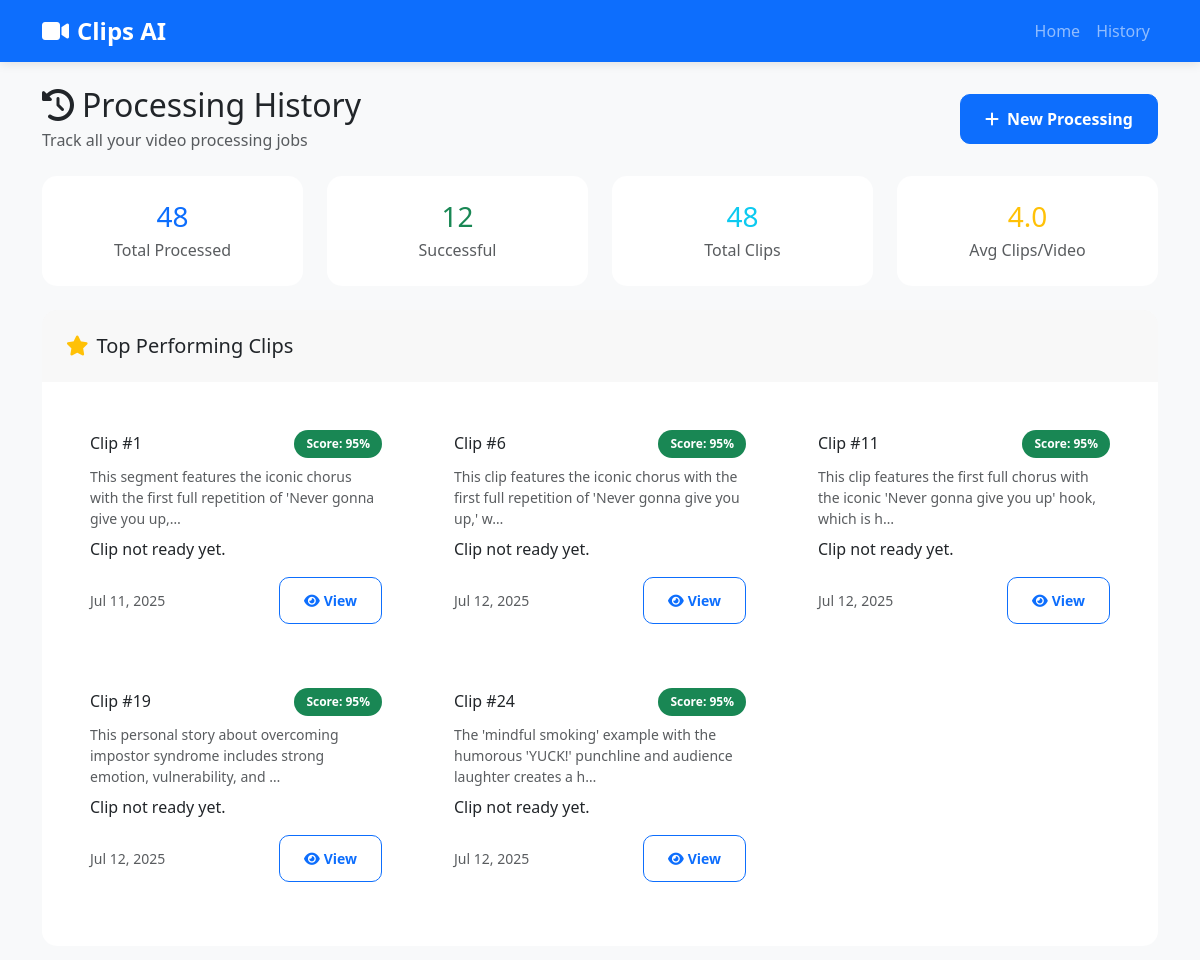
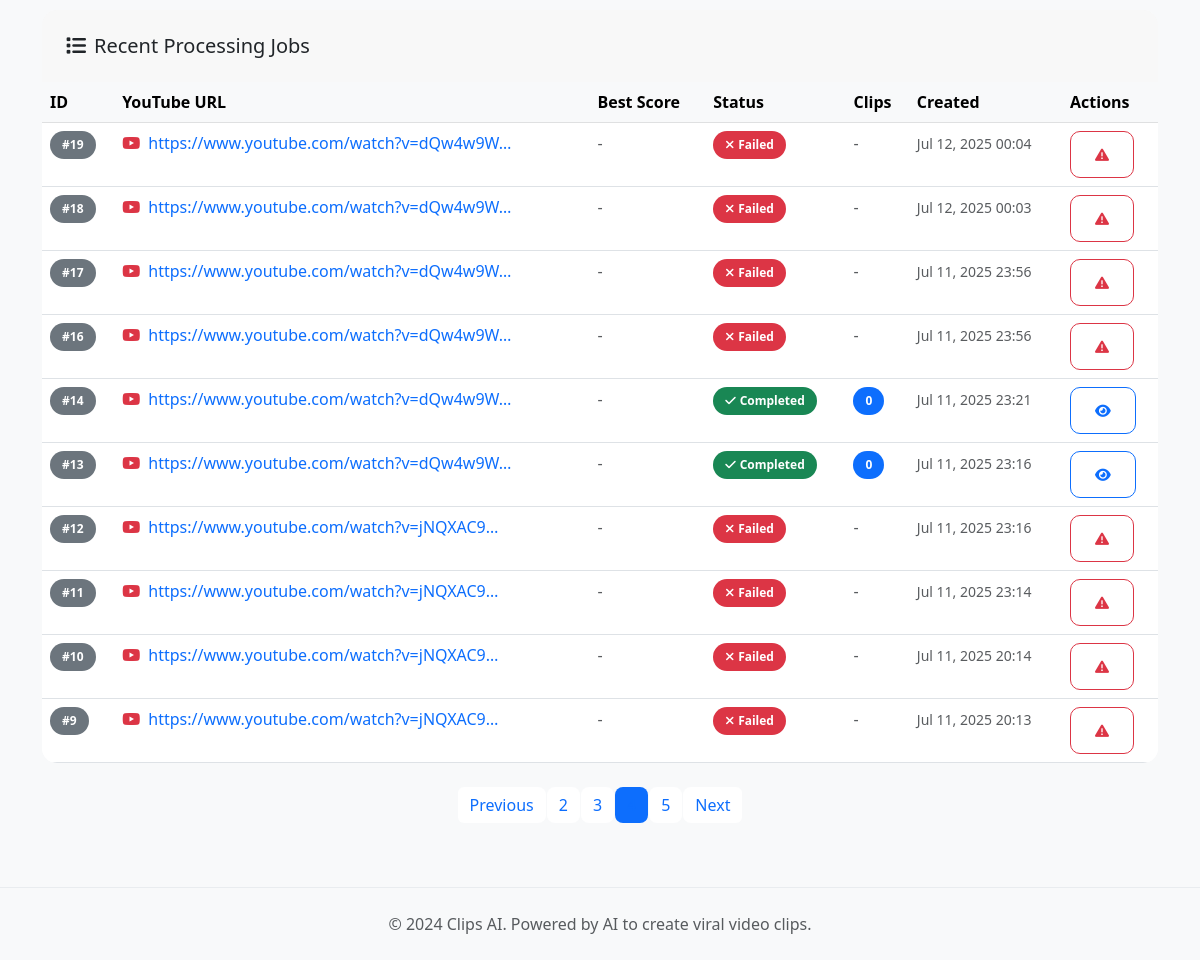
The app's page /history/?page=4 with its own data (2 pictures, top to bottom).
### core/models.py (models this page shows, shortened)
class ViralClip(models.Model):
    video_processing = models.ForeignKey(VideoProcessing, on_delete=models.CASCADE, related_name='clips')
    start_timestamp = models.FloatField(help_text="Start time in seconds")
    end_timestamp = models.FloatField(help_text="End time in seconds")
    justification = models.TextField(help_text="Why this moment is viral")
    emotional_keywords = models.JSONField(default=list, blank=True)
    urgency_indicators = models.JSONField(default=list, blank=True)
    virality_score = models.IntegerField(help_text="Score from 0-100", null=True, blank=True)
    clip_url = models.URLField(max_length=500, blank=True, null=True)
    preview_url = models.URLField(max_length=500, blank=True, null=True)
    created_at = models.DateTimeField(default=timezone.now)
    class Meta:
        ordering = ['-virality_score', '-created_at']

class VideoProcessing(models.Model):
    youtube_url = models.URLField(max_length=500)
    clip_duration = models.IntegerField(help_text="Duration in seconds")
    created_at = models.DateTimeField(default=timezone.now)
    status = models.CharField(max_length=20, choices=[
        ('pending', 'Pending'),
        ('processing', 'Processing'),
        ('completed', 'Completed'),
        ('failed', 'Failed')
    ], default='pending')
    error_message = models.TextField(blank=True, null=True)

### core/views.py (the view)
# urls.py: path('history/', views.history, name='history'),
def history(request):
    video_processings = VideoProcessing.objects.annotate(
        best_score=models.Max('clips__virality_score'),
        clip_count=models.Count('clips')
    ).order_by('-best_score', '-created_at')
    paginator = Paginator(video_processings, 10)  # 10 items per page
    page_number = request.GET.get('page')
    page_obj = paginator.get_page(page_number)
    total_processed = VideoProcessing.objects.count()
    successful_processings = VideoProcessing.objects.filter(status='completed').count()
    total_clips = ViralClip.objects.count()
    avg_clips_per_video = total_clips / successful_processings if successful_processings > 0 else 0
    top_clips = ViralClip.objects.order_by('-virality_score')[:5]
    context = {
        'video_processings': page_obj,
        'total_processed': total_processed,
        'successful_processings': successful_processings,
        'total_clips_generated': total_clips,
        'avg_clips_per_video': round(avg_clips_per_video, 1),
        'success_percentage': (successful_processings / total_processed * 100) if total_processed > 0 else 0,
        'top_clips': top_clips
    }
    return render(request, 'core/history.html', context)

### core/templates/core/history.html (shortened to what this page needs)
{% extends 'core/base.html' %}
{% block content %}
<div class="row">
    <div class="col-12">
        <div class="d-flex justify-content-between align-items-center mb-4">
            <div>
                <h2 class="mb-1">
                    <i class="fas fa-history me-2"></i>Processing History
                </h2>
                <p class="text-muted mb-0">Track all your video processing jobs</p>
            </div>
            <a href="{% url 'core:index' %}" class="btn btn-primary">
                <i class="fas fa-plus me-2"></i>New Processing
            </a>
        </div>
        <div class="row mb-4">
            <div class="col-md-3">
                <div class="card text-center">
                    <div class="card-body">
                        <h3 class="text-primary mb-1">{{ total_processed }}</h3>
                        <p class="text-muted mb-0">Total Processed</p>
                    </div>
                </div>
            </div>
            <div class="col-md-3">
                <div class="card text-center">
                    <div class="card-body">
                        <h3 class="text-success mb-1">{{ successful_processings }}</h3>
                        <p class="text-muted mb-0">Successful</p>
                    </div>
                </div>
            </div>
            <div class="col-md-3">
                <div class="card text-center">
                    <div class="card-body">
                        <h3 class="text-info mb-1">{{ total_clips_generated }}</h3>
                        <p class="text-muted mb-0">Total Clips</p>
                    </div>
                </div>
            </div>
            <div class="col-md-3">
                <div class="card text-center">
                    <div class="card-body">
                        <h3 class="text-warning mb-1">{{ avg_clips_per_video }}</h3>
                        <p class="text-muted mb-0">Avg Clips/Video</p>
                    </div>
                </div>
            </div>
        </div>
        {% if top_clips %}
        <div class="card mb-4">
            <div class="card-header">
                <h5 class="mb-0">
                    <i class="fas fa-star text-warning me-2"></i>Top Performing Clips
                </h5>
            </div>
            <div class="card-body">
                <div class="row">
                    {% for clip in top_clips %}
                    <div class="col-md-4 mb-3">
                        <div class="card h-100">
                            <div class="card-body">
                                <div class="d-flex justify-content-between align-items-center mb-2">
                                    <h6 class="mb-0">Clip #{{ clip.id }}</h6>
                                    <span class="badge bg-success">Score: {{ clip.virality_score }}%</span>
                                </div>
                                <p class="text-muted small mb-2">{{ clip.justification|truncatechars:100 }}</p>
                                {% if clip.clip_url %}
                                    <video controls width="100%" src="{{ clip.clip_url }}" style="max-height:200px;"></video>
                                    <a href="{{ clip.clip_url }}" download class="btn btn-success btn-sm mt-2">Download</a>
                                {% else %}
                                    <p>Clip not ready yet.</p>
                                {% endif %}
                                <div class="d-flex justify-content-between align-items-center mt-2">
                                    <small class="text-muted">{{ clip.created_at|date:"M d, Y" }}</small>
                                    <a href="{% url 'core:clip_detail' clip.id %}" class="btn btn-sm btn-outline-primary">
                                        <i class="fas fa-eye me-1"></i>View
                                    </a>
                                </div>
                            </div>
                        </div>
                    </div>
                    {% endfor %}
                </div>
            </div>
        </div>
        {% endif %}
        <div class="card">
            <div class="card-header">
                <h5 class="mb-0">
                    <i class="fas fa-list me-2"></i>Recent Processing Jobs
                </h5>
            </div>
            <div class="card-body p-0">
                {% if video_processings %}
                    <div class="table-responsive">
                        <table class="table table-hover mb-0">
                            <thead class="table-light">
                                <tr>
                                    <th>ID</th>
                                    <th>YouTube URL</th>
                                    <th>Best Score</th>
                                    <th>Status</th>
                                    <th>Clips</th>
                                    <th>Created</th>
                                    <th>Actions</th>
                                </tr>
                            </thead>
                            <tbody>
                                {% for processing in video_processings %}
                                <tr data-processing-id="{{ processing.id }}">
                                    <td>
                                        <span class="badge bg-secondary">#{{ processing.id }}</span>
                                    </td>
                                    <td>
                                        <a href="{{ processing.youtube_url }}" target="_blank" class="text-decoration-none">
                                            <i class="fab fa-youtube text-danger me-1"></i>
                                            {{ processing.youtube_url|truncatechars:40 }}
                                        </a>
                                    </td>
                                    <td>
                                        {% if processing.best_score %}
                                            <span class="badge bg-success">{{ processing.best_score }}%</span>
                                        {% else %}
                                            <span class="text-muted">-</span>
                                        {% endif %}
                                    </td>
                                    <td>
                                        {% if processing.status == 'completed' %}
                                            <span class="badge bg-success">
                                                <i class="fas fa-check me-1"></i>Completed
                                            </span>
                                        {% elif processing.status == 'processing' %}
                                            <span class="badge bg-warning">
                                                <i class="fas fa-spinner fa-spin me-1"></i>Processing
                                            </span>
                                        {% elif processing.status == 'failed' %}
                                            <span class="badge bg-danger">
                                                <i class="fas fa-times me-1"></i>Failed
                                            </span>
                                        {% else %}
                                            <span class="badge bg-secondary">
                                                <i class="fas fa-clock me-1"></i>Pending
                                            </span>
                                        {% endif %}
                                    </td>
                                    <td>
                                        {% if processing.status == 'completed' %}
                                            <span class="badge bg-primary">{{ processing.clip_count }}</span>
                                        {% else %}
                                            <span class="text-muted">-</span>
                                        {% endif %}
                                    </td>
                                    <td>
                                        <small class="text-muted">
                                            {{ processing.created_at|date:"M d, Y H:i" }}
                                        </small>
                                    </td>
                                    <td>
                                        <div class="btn-group btn-group-sm" role="group">
                                            {% if processing.status == 'completed' %}
                                                <a href="{% url 'core:results' processing.id %}"
                                                   class="btn btn-outline-primary"
                                                   title="View Results">
                                                    <i class="fas fa-eye"></i>
                                                </a>
                                            {% endif %}
                                            {% if processing.status == 'failed' %}
                                                <button type="button"
                                                        class="btn btn-outline-danger"
                                                        data-bs-toggle="tooltip"
                                                        title="Error: {{ processing.error_message|truncatechars:50 }}"
                                                        onclick="showErrorDetails('{{ processing.error_message|escapejs }}')">
                                                    <i class="fas fa-exclamation-triangle"></i>
                                                </button>
                                            {% endif %}
                                        </div>
                                    </td>
                                </tr>
                                {% endfor %}
                            </tbody>
                        </table>
                    </div>
                {% endif %}
            </div>
        </div>
        {% if video_processings.has_other_pages %}
            <nav aria-label="History pagination" class="mt-4">
                <ul class="pagination justify-content-center">
                    {% if video_processings.has_previous %}
                        <li class="page-item">
                            <a class="page-link" href="?page={{ video_processings.previous_page_number }}">Previous</a>
                        </li>
                    {% endif %}
                    {% for num in video_processings.paginator.page_range %}
                        {% if video_processings.number == num %}
                            <li class="page-item active">
                                <span class="page-link">{{ num }}</span>
                            </li>
                        {% elif num > video_processings.number|add:'-3' and num < video_processings.number|add:'3' %}
                            <li class="page-item">
                                <a class="page-link" href="?page={{ num }}">{{ num }}</a>
                            </li>
                        {% endif %}
                    {% endfor %}
                    {% if video_processings.has_next %}
                        <li class="page-item">
                            <a class="page-link" href="?page={{ video_processings.next_page_number }}">Next</a>
                        </li>
                    {% endif %}
                </ul>
            </nav>
        {% endif %}
    </div>
</div>
{% endblock %}

### static/css/style.css (style rules this page uses)
:root { --primary-color: #0d6efd; --secondary-color: #6c757d; --success-color: #198754; --warning-color: #ffc107; --danger-color: #dc3545; --info-color: #0dcaf0; --light-color: #f8f9fa; --dark-color: #212529; }
body { font-family: 'Segoe UI', Tahoma, Geneva, Verdana, sans-serif; background-color: #f8f9fa; }
.card { border: none; border-radius: 15px; overflow: hidden; transition: transform 0.3s ease, box-shadow 0.3s ease; }
.card-header { border-bottom: none; padding: 1.5rem; }
.card-body { padding: 1.5rem; }
.btn { border-radius: 10px; font-weight: 600; padding: 0.75rem 1.5rem; transition: all 0.3s ease; }
.badge { border-radius: 20px; padding: 0.5rem 0.75rem; font-weight: 600; }
.pagination .page-link { border: none; border-radius: 8px; margin: 0 2px; color: var(--primary-color); }
.pagination .page-item.active .page-link { background-color: var(--primary-color); border-color: var(--primary-color); }

### records on screen
ViralClip: id "1", virality_score "95", justification "This segment features the iconic chorus with the first full repetition of 'Never gonna give you up,…", shows "Clip not ready yet.", created_at "Jul 11, 2025"
ViralClip: id "6", virality_score "95", justification "This clip features the iconic chorus with the first full repetition of 'Never gonna give you up,' w…", shows "Clip not ready yet.", created_at "Jul 12, 2025"
ViralClip: id "11", virality_score "95", justification "This clip features the first full chorus with the iconic 'Never gonna give you up' hook, which is h…", shows "Clip not ready yet.", created_at "Jul 12, 2025"
ViralClip: id "19", virality_score "95", justification "This personal story about overcoming impostor syndrome includes strong emotion, vulnerability, and …", shows "Clip not ready yet.", created_at "Jul 12, 2025"
ViralClip: id "24", virality_score "95", justification "The 'mindful smoking' example with the humorous 'YUCK!' punchline and audience laughter creates a h…", shows "Clip not ready yet.", created_at "Jul 12, 2025"
VideoProcessing: id "19", youtube_url "https://www.youtube.com/watch?v=dQw4w9W…", status "failed" (drawn), created_at "Jul 12, 2025 00:04"
VideoProcessing: id "18", youtube_url "https://www.youtube.com/watch?v=dQw4w9W…", status "failed" (drawn), created_at "Jul 12, 2025 00:03"
VideoProcessing: id "17", youtube_url "https://www.youtube.com/watch?v=dQw4w9W…", status "failed" (drawn), created_at "Jul 11, 2025 23:56"
VideoProcessing: id "16", youtube_url "https://www.youtube.com/watch?v=dQw4w9W…", status "failed" (drawn), created_at "Jul 11, 2025 23:56"
VideoProcessing: id "14", youtube_url "https://www.youtube.com/watch?v=dQw4w9W…", status "completed" (drawn), clip_count "0", created_at "Jul 11, 2025 23:21"
VideoProcessing: id "13", youtube_url "https://www.youtube.com/watch?v=dQw4w9W…", status "completed" (drawn), clip_count "0", created_at "Jul 11, 2025 23:16"
VideoProcessing: id "12", youtube_url "https://www.youtube.com/watch?v=jNQXAC9…", status "failed" (drawn), created_at "Jul 11, 2025 23:16"
VideoProcessing: id "11", youtube_url "https://www.youtube.com/watch?v=jNQXAC9…", status "failed" (drawn), created_at "Jul 11, 2025 23:14"
VideoProcessing: id "10", youtube_url "https://www.youtube.com/watch?v=jNQXAC9…", status "failed" (drawn), created_at "Jul 11, 2025 20:14"
VideoProcessing: id "9", youtube_url "https://www.youtube.com/watch?v=jNQXAC9…", status "failed" (drawn), created_at "Jul 11, 2025 20:13"

### other values on screen
{{ total_processed }} "48"
{{ successful_processings }} "12"
{{ total_clips_generated }} "48"
{{ avg_clips_per_video }} "4.0"
{{ num }} "2" "3" "5"
